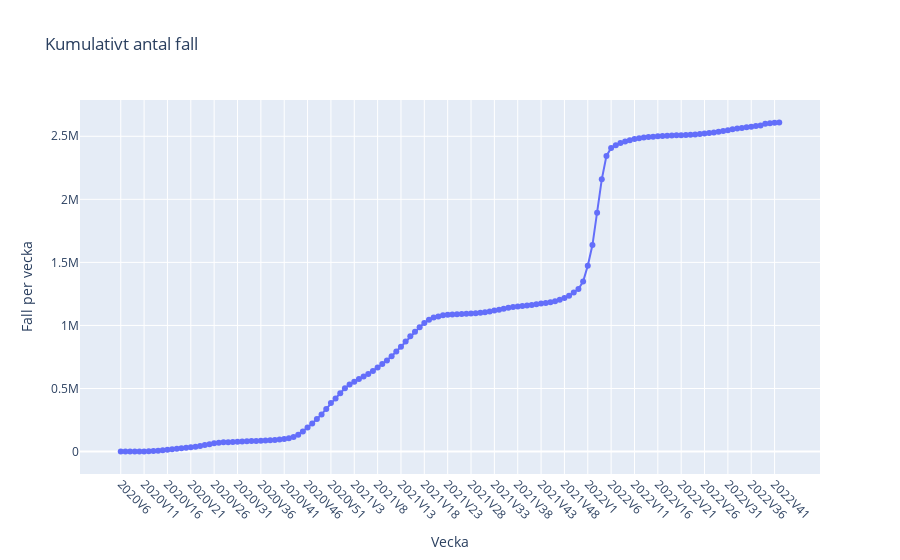

Notebook source saved alongside this figure:
### Code cell
Cumulative_number_of_cases = px.line(covid_outbreaks, x='vecka', y='Kum_antal_fall', title='Kumulativt antal fall')
Cumulative_number_of_cases.update_xaxes(tickangle=45)
Cumulative_number_of_cases.update_traces(mode='lines+markers')
Cumulative_number_of_cases.update_traces(hoverinfo='text+name', hovertemplate='%{y}')
Cumulative_number_of_cases.update_layout(
    xaxis_title='Vecka',
    yaxis_title='Fall per vecka',
    xaxis=dict(
        tickmode='array',
        tickvals = covid_outbreaks["vecka"][::5]
    )
)
Cumulative_number_of_cases.write_html("../Data/Visualizeringar/Cumulative_number_of_cases.html")
Cumulative_number_of_cases

### Figure 1 — Plotly figure (JSON) as saved in the notebook; plotly's stock layout.template omitted (floating-point values rounded to 4 significant figures; data arrays with more than 128 entries replaced by an {"elided": "..."} marker saying what was removed)
{"data": [{"hoverinfo": "text+name", "hovertemplate": "%{y}", "legendgroup": "", "line": {"color": "#636efa", "dash": "solid"}, "marker": {"symbol": "circle"}, "mode": "lines+markers", "name": "", "orientation": "v", "showlegend": false, "type": "scatter", "x": {"elided": "142 str values"}, "xaxis": "x", "y": {"elided": "142 int values"}, "yaxis": "y"}], "layout": {"legend": {"tracegroupgap": 0}, "title": {"text": "Kumulativt antal fall"}, "xaxis": {"anchor": "y", "domain": [0, 1], "tickangle": 45, "tickmode": "array", "tickvals": ["2020V6", "2020V11", "2020V16", "2020V21", "2020V26", "2020V31", "2020V36", "2020V41", "2020V46", "2020V51", "2021V3", "2021V8", "2021V13", "2021V18", "2021V23", "2021V28", "2021V33", "2021V38", "2021V43", "2021V48", "2022V1", "2022V6", "2022V11", "2022V16", "2022V21", "2022V26", "2022V31", "2022V36", "2022V41"], "title": {"text": "Vecka"}}, "yaxis": {"anchor": "x", "domain": [0, 1], "title": {"text": "Fall per vecka"}}}}
